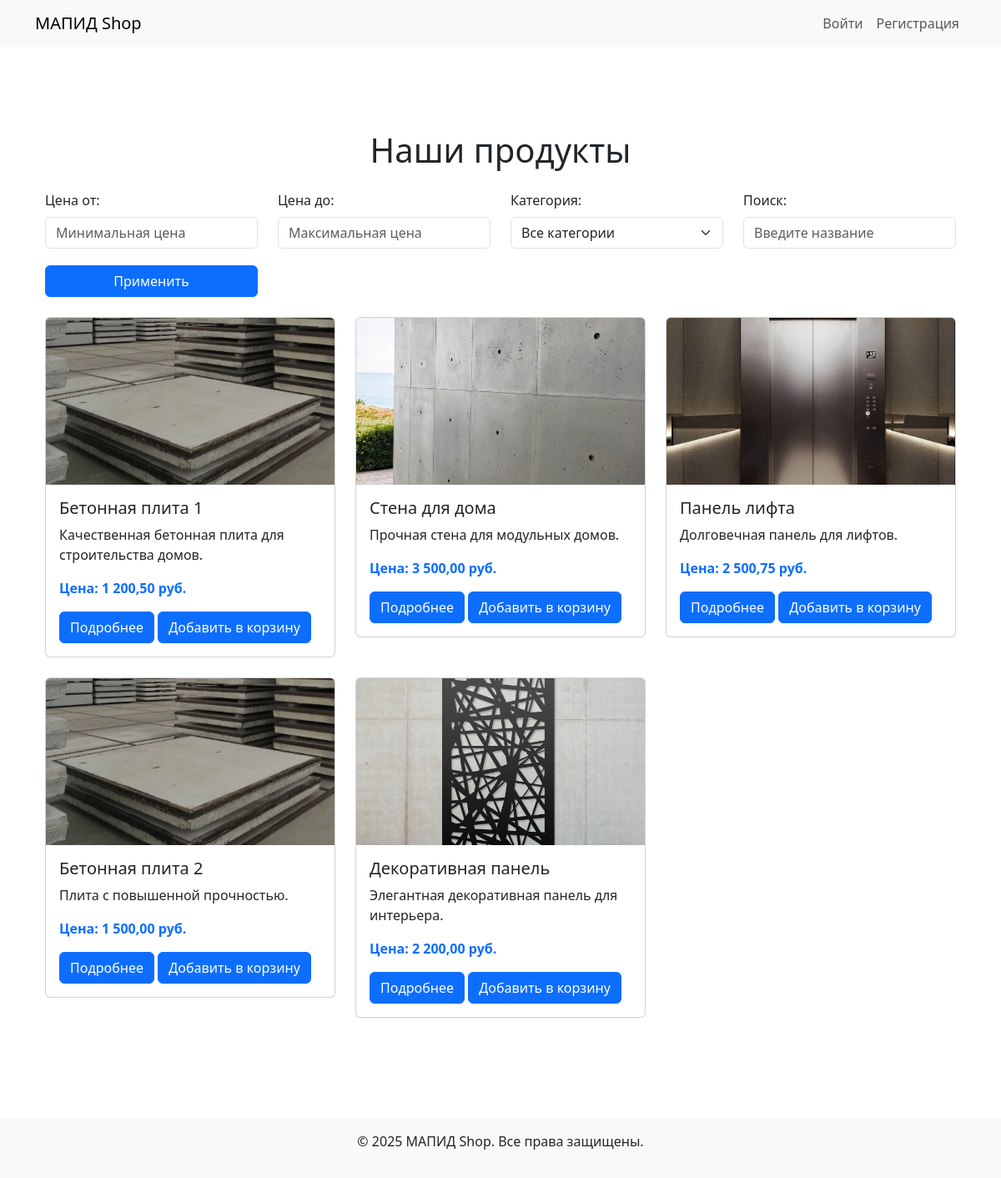
The page / on the database its author committed.
### tables this page shows
CREATE TABLE `products` (
  `id` int NOT NULL,
  `name` varchar(100) NOT NULL,
  `description` text,
  `price` decimal(10,2) NOT NULL,
  `stock` int DEFAULT '0',
  `image_path` varchar(255) DEFAULT NULL,
  `created_at` timestamp NULL DEFAULT CURRENT_TIMESTAMP,
  `category` varchar(255) NOT NULL,
  `full_description` text NOT NULL,
  `country_of_origin` varchar(255) NOT NULL,
  `dimensions` varchar(255) NOT NULL,
  `weight` varchar(50) NOT NULL
);

### public/index.php (the view, shortened to what this page needs)
<?php
require_once '../config/db.php';
$db = new Database($dbConfig);
$connection = $db->getConnection();
$query = "SELECT * FROM products WHERE 1=1";
$statement = $connection->prepare($query);
$statement->execute();
$products = $statement->fetchAll(PDO::FETCH_ASSOC);
?>
<!DOCTYPE html>
<html lang="en">
<head>
    <link href="https://cdn.jsdelivr.net/npm/bootstrap@5.3.0/dist/css/bootstrap.min.css" rel="stylesheet">
    <link rel="stylesheet" href="css/styles.css">
</head>
<body>
    <?php
    include 'includes/header.php'
    ?>
    <main class="container py-5">
    <h1 class="text-center mb-4">Наши продукты</h1>
    <form method="GET" class="mb-4">
        <div class="row">
            <div class="col-md-3">
                <label for="price_from" class="form-label">Цена от:</label>
                <input type="number" id="price_from" name="price_from" class="form-control" placeholder="Минимальная цена" value="<?php echo htmlspecialchars($_GET['price_from'] ?? ''); ?>">
            </div>
            <div class="col-md-3">
                <label for="price_to" class="form-label">Цена до:</label>
                <input type="number" id="price_to" name="price_to" class="form-control" placeholder="Максимальная цена" value="<?php echo htmlspecialchars($_GET['price_to'] ?? ''); ?>">
            </div>
            <div class="col-md-3">
                <label for="category" class="form-label">Категория:</label>
                <select id="category" name="category" class="form-select">
                    <option value="">Все категории</option>
                </select>
            </div>
            <div class="col-md-3">
                <label for="search" class="form-label">Поиск:</label>
                <input type="text" id="search" name="search" class="form-control" placeholder="Введите название" value="<?php echo htmlspecialchars($_GET['search'] ?? ''); ?>">
            </div>
            <div class="col-md-3 d-flex align-items-end" style="margin-top: 20px;">
                <button type="submit" class="btn btn-primary w-100">Применить</button>
            </div>
        </div>
    </form>
    <div class="row">
        <?php foreach ($products as $product): ?>
            <div class="col-md-4 mb-4">
                <div class="card">
                    <img src="<?php echo htmlspecialchars($product['image_path']); ?>" class="card-img-top" alt="Product Image">
                    <div class="card-body">
                        <h5 class="card-title"><?php echo htmlspecialchars($product['name']); ?></h5>
                        <p class="card-text"><?php echo htmlspecialchars($product['description']); ?></p>
                        <p class="text-primary fw-bold">Цена: <?php echo number_format($product['price'], 2, ',', ' '); ?> руб.</p>
                        <a href="product.php?id=<?php echo $product['id']; ?>" class="btn btn-primary">Подробнее</a>
                        <form method="POST" action="add_to_cart.php" class="d-inline">
                            <button type="submit" class="btn btn-primary">Добавить в корзину</button>
                        </form>
                    </div>
                </div>
            </div>
        <?php endforeach; ?>
    </div>
</main>
</body>
</html>
<?php
    include 'includes/footer.php'
?>

### public/includes/header.php (shortened to what this page needs)
<!DOCTYPE html>
<html lang="en">
<head>
    <link href="https://cdn.jsdelivr.net/npm/bootstrap@5.3.0/dist/css/bootstrap.min.css" rel="stylesheet">
    <link rel="stylesheet" href="/css/styles.css">
    <link rel="stylesheet" href="https://cdnjs.cloudflare.com/ajax/libs/bootstrap-icons/1.10.5/font/bootstrap-icons.min.css">
</head>
<body>
    <header>
    <nav class="navbar navbar-expand-lg navbar-light bg-light fixed-top">
        <div class="container">
            <a class="navbar-brand" href="index.php">МАПИД Shop</a>
            <div class="collapse navbar-collapse" id="navbarNav">
                <ul class="navbar-nav ms-auto">
                    <?php if (!empty($_SESSION['user'])): ?>
                        <?php if ($_SESSION['user']['role'] === 'admin'): ?>
                            <li class="nav-item">
                                <a class="nav-link" href="admin_dashboard.php">
                                    <i class="bi bi-speedometer2"></i> Панель администратора
                                </a>
                            </li>
                        <?php else: ?>
                            <li class="nav-item">
                                <a class="nav-link" href="cart.php">
                                    <i class="bi bi-cart"></i> Корзина
                                </a>
                            </li>
                        <?php endif; ?>
                        <li class="nav-item dropdown">
                            <a class="nav-link dropdown-toggle" href="#" id="userDropdown" role="button" data-bs-toggle="dropdown" aria-expanded="false">
                                Привет, <?php echo htmlspecialchars($_SESSION['user']['name']); ?>!
                            </a>
                            <ul class="dropdown-menu dropdown-menu-end" aria-labelledby="userDropdown">
                                <li><a class="dropdown-item" href="settings.php"><i class="bi bi-gear"></i> Настройки</a></li>
                                <?php if ($_SESSION['user']['role'] !== 'admin'): ?>
                                    <li><a class="dropdown-item" href="order_history.php"><i class="bi bi-cart-check"></i> История заказов</a></li>
                                <?php endif; ?>
                                <li><hr class="dropdown-divider"></li>
                                <li><a class="dropdown-item" href="logout.php"><i class="bi bi-box-arrow-right"></i> Выйти</a></li>
                            </ul>
                        </li>
                    <?php else: ?>
                        <li class="nav-item">
                            <a class="nav-link" href="login.php">Войти</a>
                        </li>
                        <li class="nav-item">
                            <a class="nav-link" href="register.php">Регистрация</a>
                        </li>
                    <?php endif; ?>
                </ul>
            </div>
        </div>
    </nav>
    </header>
    <main class="container py-5" style="margin-top: 60px;">

### public/includes/footer.php (shortened to what this page needs)
    <footer class="bg-light py-3 text-center">
        <p>&copy; 2025 МАПИД Shop. Все права защищены.</p>
    </footer>
</body>
</html>

### public/css/styles.css (style rules this page uses)
.card-img-top { width: 100%; height: 200px; object-fit: cover; }

### rows shown on the page
products: image_path (picture), name "Бетонная плита 1", description "Качественная бетонная плита для строительства домов.", price "1 200,50"
products: image_path (picture), name "Стена для дома", description "Прочная стена для модульных домов.", price "3 500,00"
products: image_path (picture), name "Панель лифта", description "Долговечная панель для лифтов.", price "2 500,75"
products: image_path (picture), name "Бетонная плита 2", description "Плита с повышенной прочностью.", price "1 500,00"
products: image_path (picture), name "Декоративная панель", description "Элегантная декоративная панель для интерьера.", price "2 200,00"
